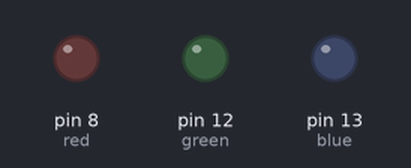
The sketch below on a simulated Arduino Uno, built with avr-gcc and run on an emulated ATmega328P. On the bench: output pins drawn as LEDs (lit = HIGH). Sleep ends after the set time or at an interrupt.

Above: at 4.1 s.
At 8.24 s:
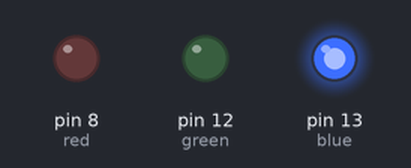
At 16.43 s:
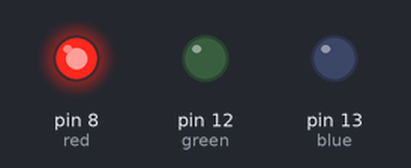
At 24.62 s:
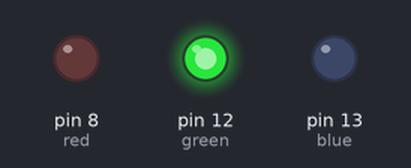
Timing chart, 0 to 31.9 s (numbered marks = the images above):
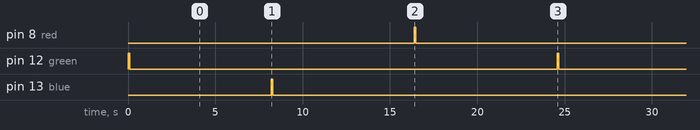

The sketch:

sleep_test.ino
```cpp
#include <avr/sleep.h>
#include <avr/power.h>
#include <avr/wdt.h>

#define red 8
#define green 12
#define blue 13

int barva = 8;

volatile int f_wdt = 1;

ISR(WDT_vect)
{
  if(f_wdt == 0)
  {
    f_wdt=1;
  }
}

void enterSleep(void)
{
  set_sleep_mode(SLEEP_MODE_PWR_DOWN);   /* EDIT: could also use SLEEP_MODE_PWR_DOWN for lowest power consumption. */
  sleep_enable();
  /* Now enter sleep mode. */
  sleep_mode();
  /* The program will continue from here after the WDT timeout*/
  sleep_disable(); /* First thing to do is disable sleep. */

  /* Re-enable the peripherals. */
  power_all_enable();
}

void setup() {
  pinMode(red, OUTPUT);
  pinMode(green, OUTPUT);
  pinMode(blue, OUTPUT);
  digitalWrite(red, LOW);
  digitalWrite(green, LOW);
  digitalWrite(blue, LOW);
  /* Clear the reset flag. */
  MCUSR &= ~(1<<WDRF);
  /* In order to change WDE or the prescaler, we need to
   * set WDCE (This will allow updates for 4 clock cycles).
   */
  WDTCSR |= (1<<WDCE) | (1<<WDE);
  /* set new watchdog timeout prescaler value */
   WDTCSR = 1<<WDP3 | 1<<WDP0;            // 8.0 seconds
  /* other options (see page 57 of ATmega328 datasheet)
   WDTCSR = 1<<WDP2;                      // 0.25 seconds
   WDTCSR = 1<<WDP0 | 1<<WDP2;            // 0.5 seconds
   WDTCSR = 1<<WDP1 | 1<<WDP2;            // 1.0 seconds
   WDTCSR = 1<<WDP0 | 1<<WDP1 | 1<<WDP2;  // 2.0 seconds
   WDTCSR = 1<<WDP3;                      // 4.0 seconds
   WDTCSR = 1<<WDP3 | 1<<WDP0;            // 8.0 seconds
   */

  /* Enable the WD interrupt (note no reset). */
  WDTCSR |= _BV(WDIE);
}

void loop() {
  if(f_wdt==1) {
    switch (barva) {
    case 8:
      barva = 12;
      break;
    case 12:
      barva = 13;
      break;
    default:
      barva = 8;
    }

    digitalWrite(barva, HIGH);
    delay(100);
    digitalWrite(barva, LOW);

    f_wdt = 0;
    enterSleep();
  }
}
```

Measured:
- by itself, pin 8 (red), pin 12 (green), pin 13 (blue): alternates HIGH for 0.10 s and LOW for 24.5 s
- by itself, everything shown: repeats every 24.6 s, in 6 steps
